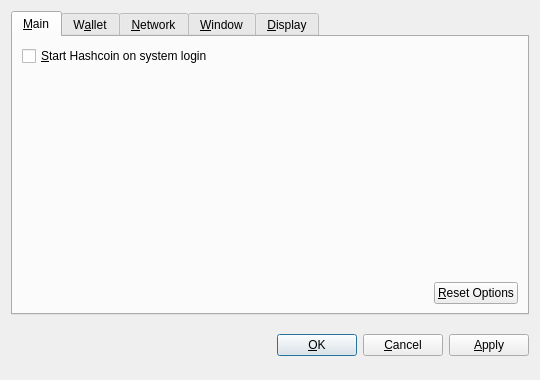
<?xml version="1.0" encoding="UTF-8"?>
<ui version="4.0">
 <class>OptionsDialog</class>
 <widget class="QDialog" name="OptionsDialog">
  <property name="geometry">
   <rect>
    <x>0</x>
    <y>0</y>
    <width>540</width>
    <height>380</height>
   </rect>
  </property>
  <property name="windowTitle">
   <string>Options</string>
  </property>
  <property name="modal">
   <bool>true</bool>
  </property>
  <layout class="QVBoxLayout" name="verticalLayout">
   <item>
    <widget class="QTabWidget" name="tabWidget">
     <property name="tabPosition">
      <enum>QTabWidget::North</enum>
     </property>
     <property name="currentIndex">
      <number>0</number>
     </property>
     <widget class="QWidget" name="tabMain">
      <attribute name="title">
       <string>&amp;Main</string>
      </attribute>
      <layout class="QVBoxLayout" name="verticalLayout_Main">
       <item>
        <widget class="QCheckBox" name="bitcoinAtStartup">
         <property name="toolTip">
          <string>Automatically start Hashcoin after logging in to the system.</string>
         </property>
         <property name="text">
          <string>&amp;Start Hashcoin on system login</string>
         </property>
        </widget>
       </item>
       <item>
        <spacer name="verticalSpacer_Main">
         <property name="orientation">
          <enum>Qt::Vertical</enum>
         </property>
         <property name="sizeHint" stdset="0">
          <size>
           <width>20</width>
           <height>40</height>
          </size>
         </property>
        </spacer>
       </item>
       <item>
        <layout class="QHBoxLayout" name="horizontalLayout_2_Main">
         <item>
          <spacer name="horizontalSpacer_2_Main">
           <property name="orientation">
            <enum>Qt::Horizontal</enum>
           </property>
           <property name="sizeHint" stdset="0">
            <size>
             <width>40</width>
             <height>20</height>
            </size>
           </property>
          </spacer>
         </item>
         <item>
          <widget class="QPushButton" name="resetButton">
           <property name="toolTip">
            <string>Reset all client options to default.</string>
           </property>
           <property name="text">
            <string>&amp;Reset Options</string>
           </property>
           <property name="autoDefault">
            <bool>false</bool>
           </property>
          </widget>
         </item>
        </layout>
       </item>
      </layout>
     </widget>
     <widget class="QWidget" name="tabWallet">
      <attribute name="title">
       <string>W&amp;allet</string>
      </attribute>
      <layout class="QVBoxLayout" name="verticalLayout_Network">
       <item>
        <widget class="QLabel" name="transactionFeeInfoLabel">
         <property name="text">
          <string>Optional transaction fee per kB that helps make sure your transactions are processed quickly. Most transactions are 1 kB.</string>
         </property>
         <property name="textFormat">
          <enum>Qt::PlainText</enum>
         </property>
         <property name="wordWrap">
          <bool>true</bool>
         </property>
        </widget>
       </item>
       <item>
        <layout class="QHBoxLayout" name="horizontalLayout_1_Main">
         <item>
          <widget class="QLabel" name="transactionFeeLabel">
           <property name="text">
            <string>Pay transaction &amp;fee</string>
           </property>
           <property name="textFormat">
            <enum>Qt::PlainText</enum>
           </property>
           <property name="buddy">
            <cstring>transactionFee</cstring>
           </property>
          </widget>
         </item>
         <item>
          <widget class="BitcoinAmountField" name="transactionFee"/>
         </item>
         <item>
          <spacer name="horizontalSpacer_1_Main">
           <property name="orientation">
            <enum>Qt::Horizontal</enum>
           </property>
           <property name="sizeHint" stdset="0">
            <size>
             <width>40</width>
             <height>20</height>
            </size>
           </property>
          </spacer>
         </item>
        </layout>
       </item>
       <item>
        <widget class="QLabel" name="label">
         <property name="text">
          <string>If you disable the spending of unconfirmed change, the change from a transaction cannot be used until that transaction has at least one confirmation. This also affects how your balance is computed.</string>
         </property>
         <property name="wordWrap">
          <bool>true</bool>
         </property>
        </widget>
       </item>
       <item>
        <widget class="QCheckBox" name="spendZeroConfChange">
         <property name="text">
          <string>Spend unconfirmed change  (experts only)</string>
         </property>
        </widget>
       </item>
       <item>
        <spacer name="verticalSpacer">
         <property name="orientation">
          <enum>Qt::Vertical</enum>
         </property>
         <property name="sizeHint" stdset="0">
          <size>
           <width>20</width>
           <height>40</height>
          </size>
         </property>
        </spacer>
       </item>
      </layout>
     </widget>
     <widget class="QWidget" name="tabNetwork">
      <attribute name="title">
       <string>&amp;Network</string>
      </attribute>
      <layout class="QVBoxLayout" name="verticalLayout_Network">
       <item>
        <widget class="QCheckBox" name="mapPortUpnp">
         <property name="toolTip">
          <string>Automatically open the Hashcoin client port on the router. This only works when your router supports UPnP and it is enabled.</string>
         </property>
         <property name="text">
          <string>Map port using &amp;UPnP</string>
         </property>
        </widget>
       </item>
       <item>
        <widget class="QCheckBox" name="connectSocks">
         <property name="toolTip">
          <string>Connect to the Hashcoin network through a SOCKS proxy (e.g. when connecting through Tor).</string>
         </property>
         <property name="text">
          <string>&amp;Connect through SOCKS proxy:</string>
         </property>
        </widget>
       </item>
       <item>
        <layout class="QHBoxLayout" name="horizontalLayout_Network">
         <item>
          <widget class="QLabel" name="proxyIpLabel">
           <property name="text">
            <string>Proxy &amp;IP:</string>
           </property>
           <property name="textFormat">
            <enum>Qt::PlainText</enum>
           </property>
           <property name="buddy">
            <cstring>proxyIp</cstring>
           </property>
          </widget>
         </item>
         <item>
          <widget class="QValidatedLineEdit" name="proxyIp">
           <property name="maximumSize">
            <size>
             <width>140</width>
             <height>16777215</height>
            </size>
           </property>
           <property name="toolTip">
            <string>IP address of the proxy (e.g. 127.0.0.1)</string>
           </property>
          </widget>
         </item>
         <item>
          <widget class="QLabel" name="proxyPortLabel">
           <property name="text">
            <string>&amp;Port:</string>
           </property>
           <property name="textFormat">
            <enum>Qt::PlainText</enum>
           </property>
           <property name="buddy">
            <cstring>proxyPort</cstring>
           </property>
          </widget>
         </item>
         <item>
          <widget class="QLineEdit" name="proxyPort">
           <property name="maximumSize">
            <size>
             <width>55</width>
             <height>16777215</height>
            </size>
           </property>
           <property name="toolTip">
            <string>Port of the proxy (e.g. 9050)</string>
           </property>
          </widget>
         </item>
         <item>
          <widget class="QLabel" name="socksVersionLabel">
           <property name="text">
            <string>SOCKS &amp;Version:</string>
           </property>
           <property name="textFormat">
            <enum>Qt::PlainText</enum>
           </property>
           <property name="buddy">
            <cstring>socksVersion</cstring>
           </property>
          </widget>
         </item>
         <item>
          <widget class="QValueComboBox" name="socksVersion">
           <property name="toolTip">
            <string>SOCKS version of the proxy (e.g. 5)</string>
           </property>
          </widget>
         </item>
         <item>
          <spacer name="horizontalSpacer_Network">
           <property name="orientation">
            <enum>Qt::Horizontal</enum>
           </property>
           <property name="sizeHint" stdset="0">
            <size>
             <width>40</width>
             <height>20</height>
            </size>
           </property>
          </spacer>
         </item>
        </layout>
       </item>
       <item>
        <spacer name="verticalSpacer_Network">
         <property name="orientation">
          <enum>Qt::Vertical</enum>
         </property>
         <property name="sizeHint" stdset="0">
          <size>
           <width>20</width>
           <height>40</height>
          </size>
         </property>
        </spacer>
       </item>
      </layout>
     </widget>
     <widget class="QWidget" name="tabWindow">
      <attribute name="title">
       <string>&amp;Window</string>
      </attribute>
      <layout class="QVBoxLayout" name="verticalLayout_Window">
       <item>
        <widget class="QCheckBox" name="minimizeToTray">
         <property name="toolTip">
          <string>Show only a tray icon after minimizing the window.</string>
         </property>
         <property name="text">
          <string>&amp;Minimize to the tray instead of the taskbar</string>
         </property>
        </widget>
       </item>
       <item>
        <widget class="QCheckBox" name="minimizeOnClose">
         <property name="toolTip">
          <string>Minimize instead of exit the application when the window is closed. When this option is enabled, the application will be closed only after selecting Quit in the menu.</string>
         </property>
         <property name="text">
          <string>M&amp;inimize on close</string>
         </property>
        </widget>
       </item>
       <item>
        <spacer name="verticalSpacer_Window">
         <property name="orientation">
          <enum>Qt::Vertical</enum>
         </property>
         <property name="sizeHint" stdset="0">
          <size>
           <width>20</width>
           <height>40</height>
          </size>
         </property>
        </spacer>
       </item>
      </layout>
     </widget>
     <widget class="QWidget" name="tabDisplay">
      <attribute name="title">
       <string>&amp;Display</string>
      </attribute>
      <layout class="QVBoxLayout" name="verticalLayout_Display">
       <item>
        <layout class="QHBoxLayout" name="horizontalLayout_1_Display">
         <item>
          <widget class="QLabel" name="langLabel">
           <property name="text">
            <string>User Interface &amp;language:</string>
           </property>
           <property name="textFormat">
            <enum>Qt::PlainText</enum>
           </property>
           <property name="buddy">
            <cstring>lang</cstring>
           </property>
          </widget>
         </item>
         <item>
          <widget class="QValueComboBox" name="lang">
           <property name="toolTip">
            <string>The user interface language can be set here. This setting will take effect after restarting Hashcoin.</string>
           </property>
          </widget>
         </item>
        </layout>
       </item>
       <item>
        <layout class="QHBoxLayout" name="horizontalLayout_2_Display">
         <item>
          <widget class="QLabel" name="unitLabel">
           <property name="text">
            <string>&amp;Unit to show amounts in:</string>
           </property>
           <property name="textFormat">
            <enum>Qt::PlainText</enum>
           </property>
           <property name="buddy">
            <cstring>unit</cstring>
           </property>
          </widget>
         </item>
         <item>
          <widget class="QValueComboBox" name="unit">
           <property name="toolTip">
            <string>Choose the default subdivision unit to show in the interface and when sending coins.</string>
           </property>
          </widget>
         </item>
        </layout>
       </item>
       <item>
        <widget class="QCheckBox" name="displayAddresses">
         <property name="toolTip">
          <string>Whether to show Hashcoin addresses in the transaction list or not.</string>
         </property>
         <property name="text">
          <string>&amp;Display addresses in transaction list</string>
         </property>
        </widget>
       </item>
       <item>
        <widget class="QCheckBox" name="coinControlFeatures">
         <property name="toolTip">
          <string>Whether to show coin control features or not.</string>
         </property>
         <property name="text">
          <string>Display coin &amp;control features (experts only!)</string>
         </property>
        </widget>
       </item>
       <item>
        <spacer name="verticalSpacer_Display">
         <property name="orientation">
          <enum>Qt::Vertical</enum>
         </property>
         <property name="sizeHint" stdset="0">
          <size>
           <width>20</width>
           <height>40</height>
          </size>
         </property>
        </spacer>
       </item>
      </layout>
     </widget>
    </widget>
   </item>
   <item>
    <layout class="QHBoxLayout" name="horizontalLayout_Buttons">
     <item>
      <spacer name="horizontalSpacer_1">
       <property name="orientation">
        <enum>Qt::Horizontal</enum>
       </property>
       <property name="sizeHint" stdset="0">
        <size>
         <width>40</width>
         <height>48</height>
        </size>
       </property>
      </spacer>
     </item>
     <item>
      <widget class="QLabel" name="statusLabel">
       <property name="font">
        <font>
         <weight>75</weight>
         <bold>true</bold>
        </font>
       </property>
       <property name="text">
        <string/>
       </property>
       <property name="textFormat">
        <enum>Qt::PlainText</enum>
       </property>
       <property name="wordWrap">
        <bool>true</bool>
       </property>
      </widget>
     </item>
     <item>
      <spacer name="horizontalSpacer_2">
       <property name="orientation">
        <enum>Qt::Horizontal</enum>
       </property>
       <property name="sizeHint" stdset="0">
        <size>
         <width>40</width>
         <height>48</height>
        </size>
       </property>
      </spacer>
     </item>
     <item>
      <widget class="QPushButton" name="okButton">
       <property name="text">
        <string>&amp;OK</string>
       </property>
      </widget>
     </item>
     <item>
      <widget class="QPushButton" name="cancelButton">
       <property name="text">
        <string>&amp;Cancel</string>
       </property>
       <property name="autoDefault">
        <bool>false</bool>
       </property>
      </widget>
     </item>
     <item>
      <widget class="QPushButton" name="applyButton">
       <property name="text">
        <string>&amp;Apply</string>
       </property>
       <property name="autoDefault">
        <bool>false</bool>
       </property>
      </widget>
     </item>
    </layout>
   </item>
  </layout>
 </widget>
 <customwidgets>
  <customwidget>
   <class>BitcoinAmountField</class>
   <extends>QSpinBox</extends>
   <header>bitcoinamountfield.h</header>
  </customwidget>
  <customwidget>
   <class>QValueComboBox</class>
   <extends>QComboBox</extends>
   <header>qvaluecombobox.h</header>
  </customwidget>
  <customwidget>
   <class>QValidatedLineEdit</class>
   <extends>QLineEdit</extends>
   <header>qvalidatedlineedit.h</header>
  </customwidget>
 </customwidgets>
 <resources/>
 <connections/>
</ui>
